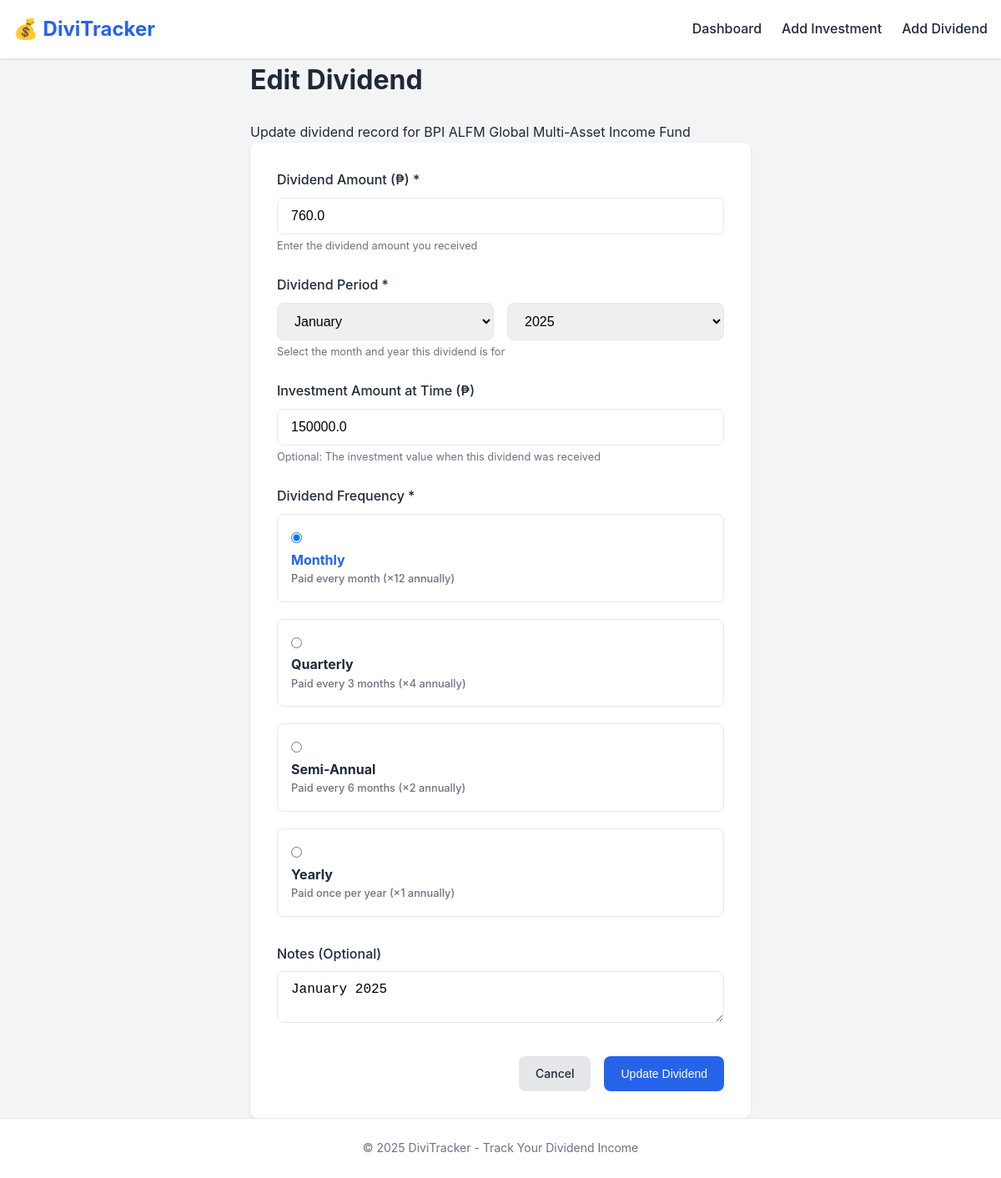
/dividend/1/edit, run on the app's committed database.
### app/models.py (models this page shows, shortened)
class Investment(db.Model):
    __tablename__ = "investments"
    id: Mapped[int] = mapped_column(Integer, primary_key=True)
    name: Mapped[str] = mapped_column(String(100), unique=True, nullable=False, index=True)
    ticker: Mapped[Optional[str]] = mapped_column(String(20), nullable=True)
    total_invested: Mapped[float] = mapped_column(Float, default=0.0, nullable=False)
    created_at: Mapped[datetime] = mapped_column(DateTime, default=utcnow, nullable=False)
    updated_at: Mapped[datetime] = mapped_column(
        DateTime, default=utcnow, onupdate=utcnow, nullable=False
    )
    dividends: Mapped[list["Dividend"]] = relationship(
        "Dividend",
        back_populates="investment",
        lazy="dynamic",
        cascade="all, delete-orphan",
    )

class Dividend(db.Model):
    __tablename__ = "dividends"
    id: Mapped[int] = mapped_column(Integer, primary_key=True)
    investment_id: Mapped[int] = mapped_column(
        Integer, ForeignKey("investments.id"), nullable=False, index=True
    )
    amount: Mapped[float] = mapped_column(Float, nullable=False)
    frequency: Mapped[str] = mapped_column(String(20), nullable=False)
    investment_amount_at_time: Mapped[Optional[float]] = mapped_column(
        Float, nullable=True
    )
    period_month: Mapped[Optional[int]] = mapped_column(
        Integer, nullable=True
    )
    period_year: Mapped[Optional[int]] = mapped_column(
        Integer, nullable=True
    )
    date_received: Mapped[datetime] = mapped_column(
        DateTime, default=utcnow, nullable=False
    )
    notes: Mapped[Optional[str]] = mapped_column(String(200), nullable=True)
    investment: Mapped["Investment"] = relationship(
        "Investment", back_populates="dividends"
    )

### app/routes/dividends.py (the view, shortened to what this page needs)
@dividends_bp.route("/<int:dividend_id>/edit", methods=["GET", "POST"])
def edit_dividend(dividend_id: int):
    dividend_service = DividendService()
    try:
        dividend = dividend_service.get_dividend_by_id(dividend_id)
    except NotFoundError:
        flash("Dividend not found", "error")
        return redirect(url_for("main.index"))
    current_year = datetime.now().year
    return render_template(
        "edit_dividend.html",
        dividend=dividend,
        current_year=current_year,
    )

### app/services/dividend_service.py (called while the page is built)
    def get_dividend_by_id(self, dividend_id: int) -> Dividend:
        dividend = db.session.get(Dividend, dividend_id)
        if dividend is None:
            raise NotFoundError(f"Dividend with ID {dividend_id} not found")
        return dividend

### templates/edit_dividend.html (shortened to what this page needs)
{% extends 'base.html' %}
{% block content %}
<div class="form-page">
    <h1>Edit Dividend</h1>
    <p class="subtitle">Update dividend record for {{ dividend.investment.name }}</p>
    <div class="form-container">
        <form method="POST" action="{{ url_for('dividends.edit_dividend', dividend_id=dividend.id) }}">
            <div class="form-group">
                <label for="amount">Dividend Amount ({{ currency_symbol }}) *</label>
                <input type="number"
                       id="amount"
                       name="amount"
                       step="0.01"
                       min="0.01"
                       value="{{ dividend.amount }}"
                       required>
                <small class="form-help">Enter the dividend amount you received</small>
            </div>
            <div class="form-group">
                <label>Dividend Period *</label>
                <div class="period-inputs">
                    <select id="period_month" name="period_month" required>
                        <option value="1" {% if dividend.period_month == 1 %}selected{% endif %}>January</option>
                    </select>
                    <select id="period_year" name="period_year" required>
                        {% for year in range(2020, 2031) %}
                        <option value="{{ year }}" {% if dividend.period_year == year %}selected{% endif %}>{{ year }}</option>
                        {% endfor %}
                    </select>
                </div>
                <small class="form-help">Select the month and year this dividend is for</small>
            </div>
            <div class="form-group">
                <label for="investment_amount_at_time">Investment Amount at Time ({{ currency_symbol }})</label>
                <input type="number"
                       id="investment_amount_at_time"
                       name="investment_amount_at_time"
                       step="0.01"
                       min="0"
                       value="{{ dividend.investment_amount_at_time or '' }}">
                <small class="form-help">Optional: The investment value when this dividend was received</small>
            </div>
            <div class="form-group">
                <label>Dividend Frequency *</label>
                <div class="radio-group">
                    <label class="radio-option">
                        <input type="radio" name="frequency" value="monthly" {% if dividend.frequency == 'monthly' %}checked{% endif %} required>
                        <span class="radio-label">
                            <strong>Monthly</strong>
                            <small>Paid every month (×12 annually)</small>
                        </span>
                    </label>
                    <label class="radio-option">
                        <input type="radio" name="frequency" value="quarterly" {% if dividend.frequency == 'quarterly' %}checked{% endif %}>
                        <span class="radio-label">
                            <strong>Quarterly</strong>
                            <small>Paid every 3 months (×4 annually)</small>
                        </span>
                    </label>
                    <label class="radio-option">
                        <input type="radio" name="frequency" value="semi-annual" {% if dividend.frequency == 'semi-annual' %}checked{% endif %}>
                        <span class="radio-label">
                            <strong>Semi-Annual</strong>
                            <small>Paid every 6 months (×2 annually)</small>
                        </span>
                    </label>
                    <label class="radio-option">
                        <input type="radio" name="frequency" value="yearly" {% if dividend.frequency == 'yearly' %}checked{% endif %}>
                        <span class="radio-label">
                            <strong>Yearly</strong>
                            <small>Paid once per year (×1 annually)</small>
                        </span>
                    </label>
                </div>
            </div>
            <div class="form-group">
                <label for="notes">Notes (Optional)</label>
                <textarea id="notes" name="notes" rows="2" placeholder="Any additional notes...">{{ dividend.notes or '' }}</textarea>
            </div>
            <div class="form-actions">
                <a href="{{ url_for('investments.view_investment', investment_id=dividend.investment_id) }}" class="btn btn-secondary">Cancel</a>
                <button type="submit" class="btn btn-primary">Update Dividend</button>
            </div>
        </form>
    </div>
</div>
{% endblock %}

### static/style.css (style rules this page uses)
:root { --primary-color: #2563eb; --primary-hover: #1d4ed8; --success-color: #16a34a; --success-hover: #15803d; --danger-color: #dc2626; --danger-hover: #b91c1c; --warning-color: #f59e0b; --info-color: #0891b2; --text-color: #1f2937; --text-muted: #6b7280; --bg-color: #f3f4f6; --card-bg: #ffffff; --border-color: #e5e7eb; --shadow: 0 1px 3px rgba(0, 0, 0, 0.1); --shadow-lg: 0 4px 6px rgba(0, 0, 0, 0.1); --radius: 8px; }
* { margin: 0; padding: 0; box-sizing: border-box; }
body { font-family: -apple-system, BlinkMacSystemFont, 'Segoe UI', Roboto, Oxygen, Ubuntu, sans-serif; background-color: var(--bg-color); color: var(--text-color); line-height: 1.6; min-height: 100vh; display: flex; flex-direction: column; }
.btn { display: inline-flex; align-items: center; justify-content: center; padding: 0.625rem 1.25rem; border-radius: var(--radius); font-weight: 500; font-size: 0.875rem; text-decoration: none; border: none; cursor: pointer; transition: all 0.2s; }
.btn-primary { background-color: var(--primary-color); color: white; }
.btn-secondary { background-color: var(--border-color); color: var(--text-color); }
.form-page { max-width: 600px; margin: 0 auto; }
.form-page h1 { margin-bottom: 1.5rem; }
.form-container { background-color: var(--card-bg); border-radius: var(--radius); padding: 2rem; box-shadow: var(--shadow); }
.form-group { margin-bottom: 1.5rem; }
.form-group label { display: block; font-weight: 500; margin-bottom: 0.5rem; }
.form-group input, .form-group select, .form-group textarea { width: 100%; padding: 0.75rem 1rem; border: 1px solid var(--border-color); border-radius: var(--radius); font-size: 1rem; transition: border-color 0.2s, box-shadow 0.2s; }
.form-help { display: block; font-size: 0.8rem; color: var(--text-muted); margin-top: 0.25rem; }
.period-inputs { display: flex; gap: 1rem; }
.period-inputs select { flex: 1; padding: 0.75rem 1rem; border: 1px solid var(--border-color); border-radius: var(--radius); font-size: 1rem; transition: border-color 0.2s, box-shadow 0.2s; }
.form-actions { display: flex; gap: 1rem; justify-content: flex-end; margin-top: 2rem; }
.radio-group { display: flex; flex-direction: column; gap: 0.75rem; }
.radio-option { display: flex; align-items: flex-start; gap: 0.75rem; padding: 1rem; border: 1px solid var(--border-color); border-radius: var(--radius); cursor: pointer; transition: all 0.2s; }
.radio-option input[type="radio"] { width: auto; margin-top: 0.25rem; }
.radio-option input[type="radio"]:checked + .radio-label strong { color: var(--primary-color); }
.radio-label { display: flex; flex-direction: column; }
.radio-label small { color: var(--text-muted); font-size: 0.8rem; }

### data on the page
Investment: investment.name "BPI ALFM Global Multi-Asset Income Fund"
Dividend: amount "760.0", period_month "January", period_year "2025", investment_amount_at_time "150000.0", frequency "☑ Monthly Paid every month (×12", frequency "☐ Quarterly Paid every 3 months", frequency "☐ Semi-Annual Paid every 6 month", frequency "☐ Yearly Paid once per year (×1", notes "January 2025"

### other printed values
{{ currency_symbol }} "₱"
